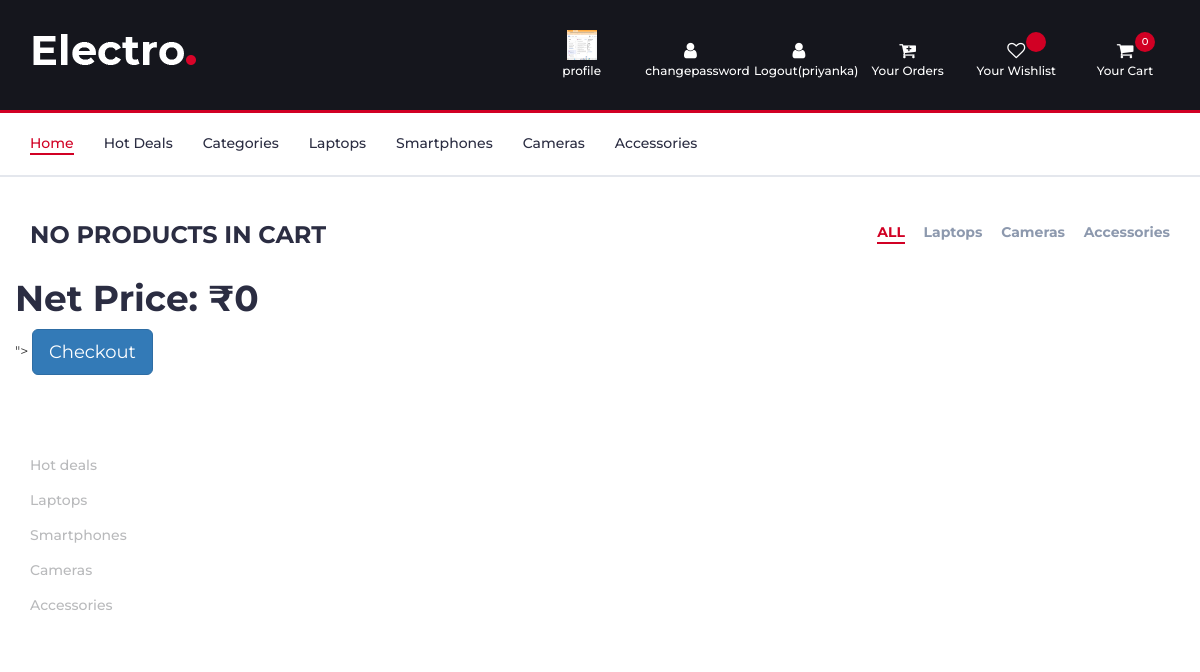
The page /cart/ (signed in) on the database as committed earlier.
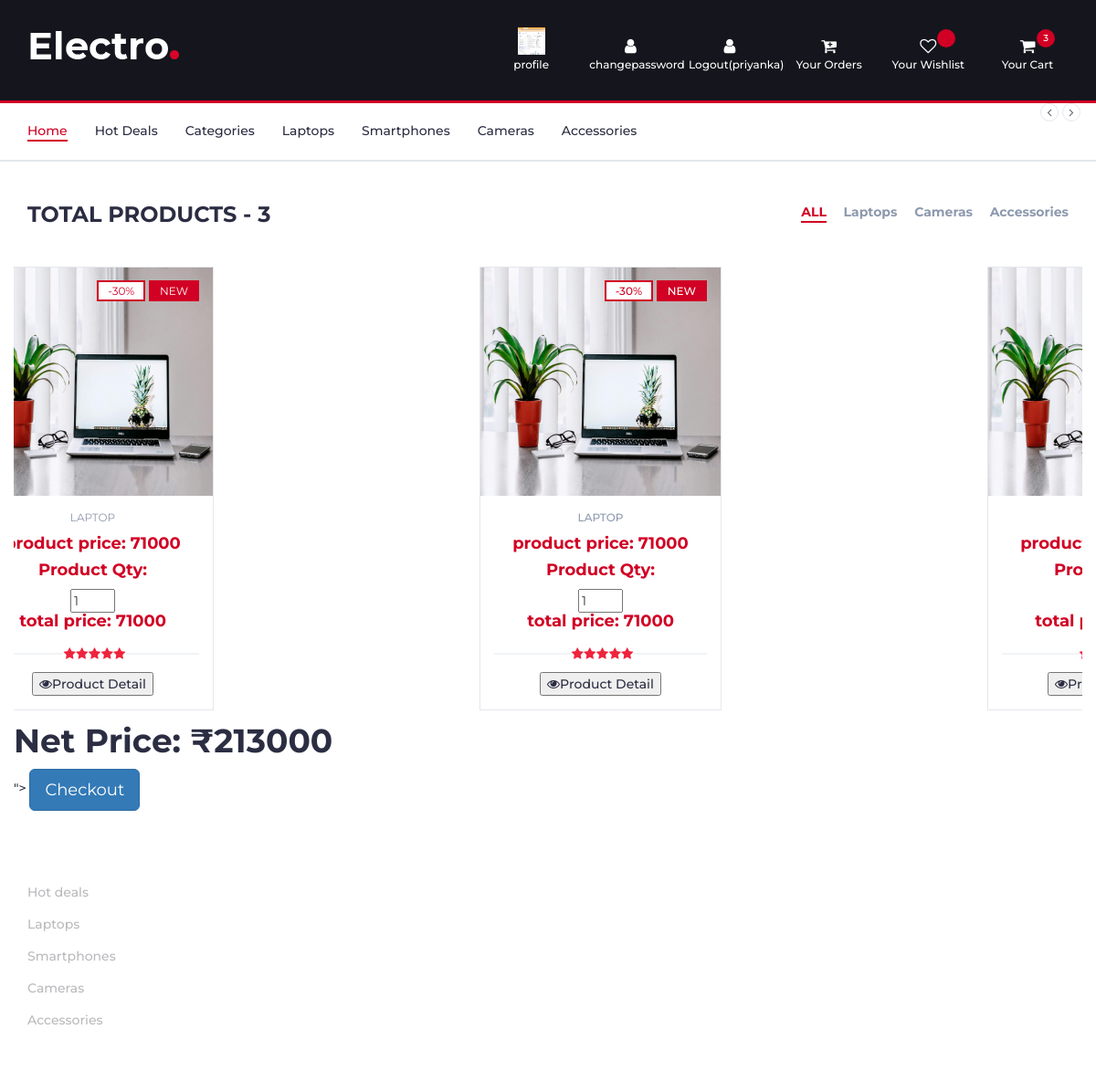
The same page on the database as committed later.
### myapp/models.py (models this page shows, shortened)
class User(models.Model):
	fname=models.CharField(max_length=100)
	lname=models.CharField(max_length=100)
	email=models.EmailField(max_length=100)
	mobile=models.PositiveIntegerField(max_length=100)
	address=models.TextField(max_length=100)
	password=models.CharField(max_length=100)
	profile_pic=models.ImageField(upload_to="profile_pic/",default="")
	usertype=models.CharField(max_length=100,default="buyer")

class Cart(models.Model):
	user=models.ForeignKey(User,on_delete=models.CASCADE)
	product=models.ForeignKey(Product,on_delete=models.CASCADE)
	product_price=models.PositiveIntegerField()
	product_qty=models.PositiveIntegerField(default=1)
	total_price=models.PositiveIntegerField()
	payment_status=models.BooleanField(default=False)

class Product(models.Model):
	seller=models.ForeignKey(User,on_delete=models.CASCADE)
	choice1=(
		("Laptop","Laptop"),
		("Acsessories","Acsessories"),
		("camera","camera"),
	)
	product_category=models.CharField(max_length=100,choices=choice1)
	product_name=models.CharField(max_length=100)
	product_price=models.PositiveIntegerField()
	product_desc=models.TextField()
	product_image=models.ImageField(upload_to="product_image")

### myapp/views.py (the view)
# urls.py: path('cart/',views.cart,name='cart'),
def cart(request):
	net_price=0
	user=User.objects.get(email=request.session['email'])
	carts=Cart.objects.filter(user=user,payment_status=False)
	request.session['cart_count']=len(carts)
	for i in carts:
		net_price=net_price+i.total_price
	return render(request,'cart.html',{'carts':carts,'net_price':net_price})

### myapp/templates/cart.html (shortened to what this page needs)
{% extends 'header.html' %}
{% load static %}
{% block content %}
<!DOCTYPE html>
<html lang="en">
<head>
</head>
<body>
		<div class="section">
			<div class="container">
				<div class="row">
					<div class="col-md-12">
						<div class="section-title">
							{% if carts %}
							<h3 class="title">Total Products - {{carts.count}}</h3>
							{% else %}
							<h3 class="title">No Products in Cart</h3>
							{% endif %}
							<div class="section-nav">
								<ul class="section-tab-nav tab-nav">
									<li class="active"><a href="{% url 'seller-view-product'%}">ALL</a></li>
									<li><a href="{% url 'seller-view-laptop' %}">Laptops</a></li>
									<li><a href="{% url 'seller-view-camera' %}">Cameras</a></li>
									<li><a href="{% url 'seller-view-acsessories' %}">Accessories</a></li>
								</ul>
							</div>
						</div>
					</div>
					<div class="col-md-12">
						<div class="row">
							<div class="products-tabs">
								<div id="tab1" class="tab-pane active">
									<div class="products-slick" data-nav="#slick-nav-1">
										{% for i in carts %}
										<div class="product">
											<div class="product-img">
												<img src="{{i.product.product_image.url}}" alt="" width="250px" height="250px">
												<div class="product-label">
													<span class="sale">-30%</span>
													<span class="new">NEW</span>
												</div>
											</div>
											<div class="product-body">
												<p class="product-category">{{i.product.product_category}}</p>
												<h4 class="product-price"> product price: {{i.product_price}}</h4>
												<form method="post" action="{% url 'change-qty' %}">
													<h4 class="product-price">Product Qty:</h4>
													<input type="number" name="product_qty" value="{{i.product_qty}}" min="1" max="10" onchange="this.form.submit()">
												</form>
												<h4 class="product-price"> total price: {{i.total_price}}</h4>
												<div class="product-rating">
													<i class="fa fa-star"></i>
													<i class="fa fa-star"></i>
													<i class="fa fa-star"></i>
													<i class="fa fa-star"></i>
													<i class="fa fa-star"></i>
												</div>
												<div class="product-btns">
													<a href="{%url 'product-details' pk=i.product.pk %}"><button type="button" class="quick-view"><i class="fa fa-eye"></i><span class="tooltipp">Product Detail</span></button>
												</div>
											</div>
										</div>
										{% endfor%}
									<div id="slick-nav-1" class="products-slick-nav"></div>
								</div>
							</div>
						</div>
					</div>
				</div>
				<h1>Net Price: ₹{{ net_price }}</h1>
<input type="hidden" id="csrf_token" value="{% csrf_token %}">
<button id="checkout-button" class="btn btn-lg btn-primary" type="button">Checkout</button>
	</body>
</html>
{% endblock %}

### myapp/templates/header.html (shortened to what this page needs)
{% load static %}
<!DOCTYPE html>
<html lang="en">
	<head>
		<link type="text/css" rel="stylesheet" href="{% static 'css/bootstrap.min.css' %}"/>
		<link type="text/css" rel="stylesheet" href="{% static 'css/slick.css' %}"/>
		<link type="text/css" rel="stylesheet" href="{% static 'css/slick-theme.css' %}"/>
		<link type="text/css" rel="stylesheet" href="{% static 'css/nouislider.min.css' %}"/>
		<link rel="stylesheet" href="{% static 'css/font-awesome.min.css' %}">
		<link type="text/css" rel="stylesheet" href="{% static 'css/style.css' %}"/>
    </head>
	<body>
		<header>
			<div id="header">
				<div class="container">
					<div class="row">
						<div class="col-md-3">
							<div class="header-logo">
								<a href="/" class="logo">
									<img src="{% static 'img/logo.png'%}" alt="">
								</a>
							</div>
						</div>
						<div class="col-md-9 clearfix">
							<div class="header-ctn">
								{% if request.session.email%}
								<div>
									<a href="{% url 'profile'%}">
										<i><img src="{{request.session.profile_pic}}" width="30px" height="30px"></i>
										<span>profile</span>
									</a>
								</div>
								<div>
									<a href="{% url 'change-password'%}">
										<i class="fa fa-user"></i>
										<span>changepassword</span>
									</a>
								</div>
								<div>
									<a href="{% url 'logout'%}">
										<i class="fa fa-user"></i>
										<span>Logout({{request.session.fname}})</span>
									</a>
								</div>
								{% endif %}
								<div>
									<a href="{% url 'myorder'%}">
										<i class="fa fa-cart-plus"></i>
										<span>Your Orders </span>
									</a>
								</div>
								<div>
									<a href="{% url 'wishlist'%}">
										<i class="fa fa-heart-o"></i>
										<span>Your Wishlist</span>
										<div class="qty">{{request.session.wishlist_count}}</div>
									</a>
								</div>
								<div class="dropdown">
									<a class="dropdown-toggle" data-toggle="dropdown" aria-expanded="true">
										<i class="fa fa-shopping-cart"></i>
										<span>Your Cart</span>
										<div class="qty">{{request.session.cart_count}}</div>
									</a>
								</div>
							</div>
						</div>
					</div>
				</div>
			</div>
		</header>
		<nav id="navigation">
			<div class="container">
				<div id="responsive-nav">
					<ul class="main-nav nav navbar-nav">
						<li class="active"><a href="/">Home</a></li>
						<li><a href="#">Hot Deals</a></li>
						<li><a href="#">Categories</a></li>
						<li><a href="#">Laptops</a></li>
						<li><a href="#">Smartphones</a></li>
						<li><a href="#">Cameras</a></li>
						<li><a href="#">Accessories</a></li>
					</ul>
				</div>
				<div id="slick-nav-1" class="products-slick-nav"></div>
			</div>
		</nav>
		{% block content %}
		{% endblock %}
		<footer id="footer">
						<div class="col-md-3 col-xs-6">
							<div class="footer">
								<h3 class="footer-title">Categories</h3>
								<ul class="footer-links">
									<li><a href="#">Hot deals</a></li>
									<li><a href="#">Laptops</a></li>
									<li><a href="#">Smartphones</a></li>
									<li><a href="#">Cameras</a></li>
									<li><a href="#">Accessories</a></li>
								</ul>
							</div>
						</div>
	</footer>
	</body>
</html>

Rows that differ between the two databases and show on the page:
added Cart: product.product_image (picture), product.product_category "LAPTOP", product_price "71000", product_qty "1", total_price "71000"
added Cart: product.product_image (picture), product.product_category "LAPTOP", product_price "71000", product_qty "1", total_price "71000"
added Cart: product.product_image (picture)
Other text that changed with them:
{{ request.session.cart_count }}: "0" → "3"
{{ carts.count }}: (not shown) → "3"
{{ net_price }}: "0" → "213000"
text no longer shown: "NO PRODUCTS IN CART"
text now shown: "TOTAL PRODUCTS -"
